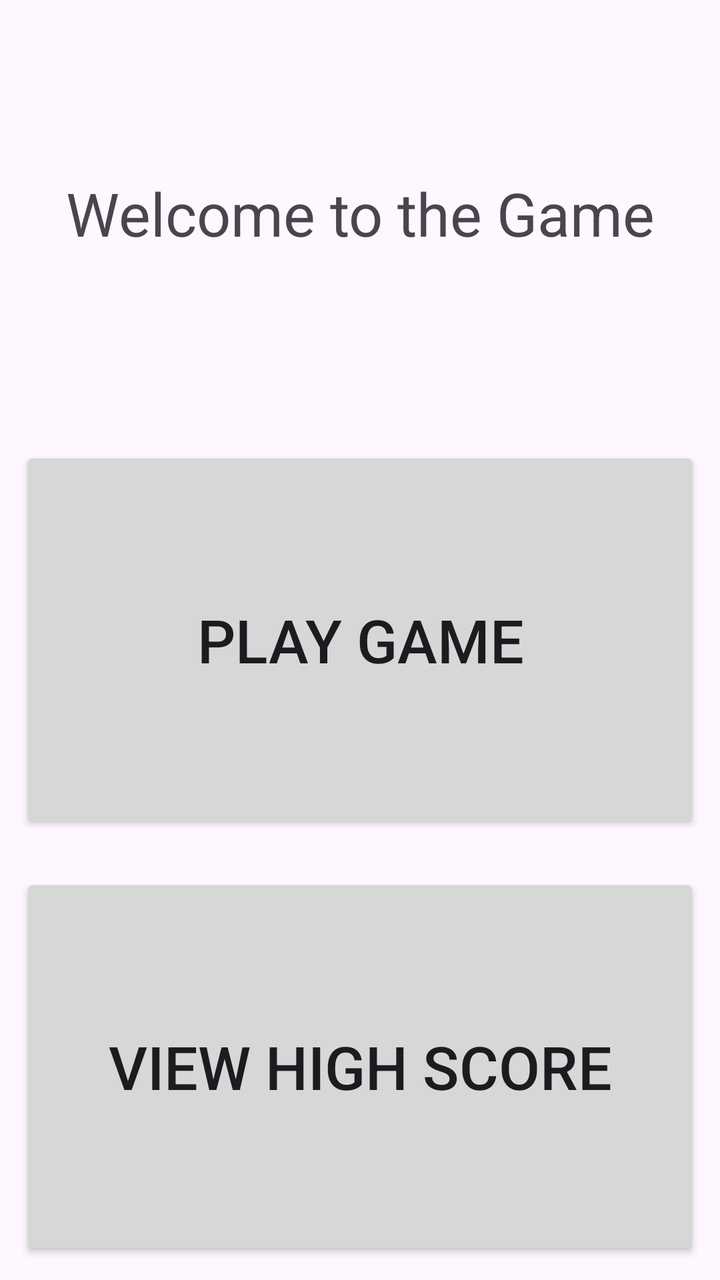
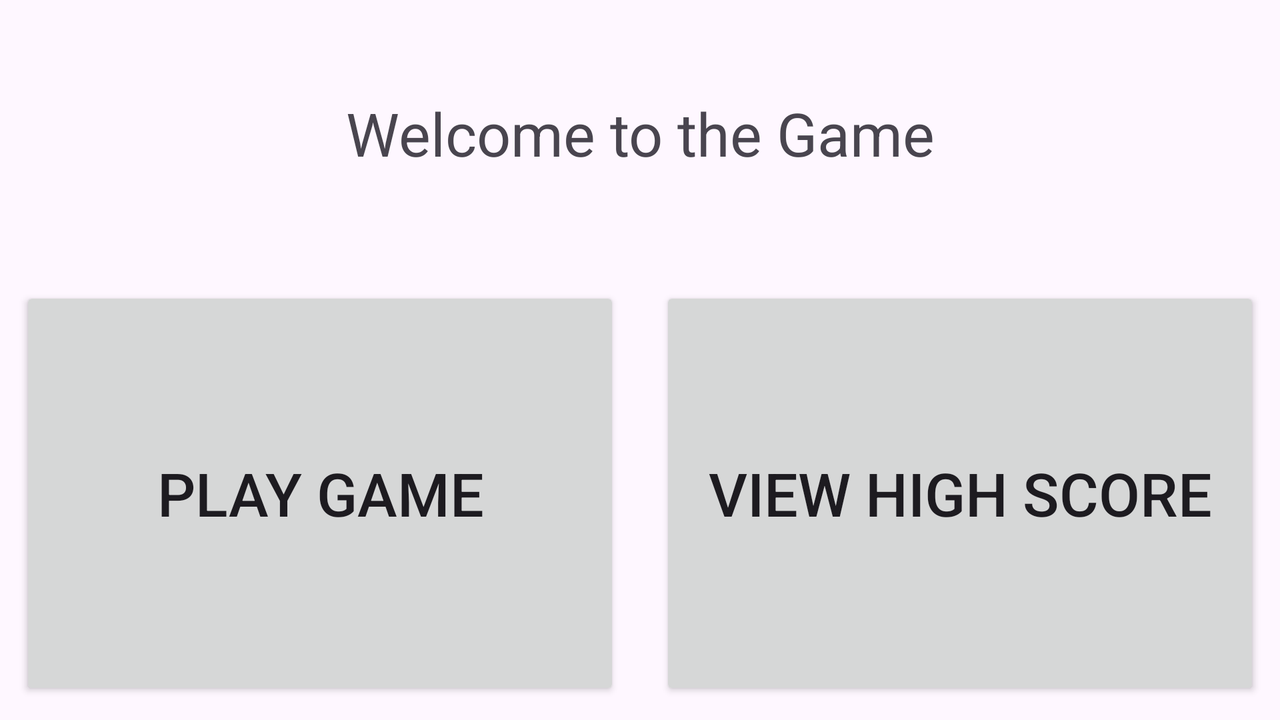

One screen, two layout resources from the same app: the default and the author's alternative for another configuration. Each is rendered where Android would select it; the XML of both is given below.
<!-- AndroidManifest.xml: application theme Theme.MidtermGame -->
<!-- res/layout/fragment_main.xml -->
<?xml version="1.0" encoding="utf-8"?>
<LinearLayout xmlns:android="http://schemas.android.com/apk/res/android"
    xmlns:tools="http://schemas.android.com/tools"
    android:layout_width="match_parent"
    android:layout_height="match_parent"
    xmlns:app="http://schemas.android.com/apk/res-auto"
    android:orientation="vertical"
    tools:context=".MainFragment">

    <TextView
        android:id="@+id/HomeText"
        android:layout_width="match_parent"
        android:layout_height="0dp"
        android:layout_weight="1"
        android:gravity="center"
        android:text="Welcome to the Game"
        android:textSize="30sp"
        android:layout_margin="10dp"/>

    <Button
        android:id="@+id/PlayButton"
        android:layout_width="match_parent"
        android:layout_height="0dp"
        android:layout_weight="1"
        android:layout_margin="10dp"
        android:text="Play Game"
        android:textSize="30sp"
        app:cornerRadius="10dp"/>

    <Button
        android:id="@+id/ViewHighScoreButton"
        android:layout_width="match_parent"
        android:layout_height="0dp"
        android:layout_weight="1"
        android:layout_margin="10dp"
        android:text="View High Score"
        android:textSize="30sp"
        app:cornerRadius="10dp"/>

</LinearLayout>
<!-- resources referenced by this layout -->
<resources>
  <style name="Theme.MidtermGame" parent="Base.Theme.MidtermGame" />
  <style name="Base.Theme.MidtermGame" parent="Theme.Material3.DayNight.NoActionBar">
          
          
      </style>
</resources>
<!-- res/layout-land/fragment_main.xml (the author's variant of the layout above) -->
<!-- drawn on the phone turned sideways -->
<?xml version="1.0" encoding="utf-8"?>
<LinearLayout xmlns:android="http://schemas.android.com/apk/res/android"
    xmlns:tools="http://schemas.android.com/tools"
    android:layout_width="match_parent"
    android:layout_height="match_parent"
    xmlns:app="http://schemas.android.com/apk/res-auto"
    android:orientation="vertical"
    tools:context=".MainFragment">

    <TextView
        android:layout_width="match_parent"
        android:layout_height="0dp"
        android:layout_weight="1"
        android:gravity="center"
        android:text="Welcome to the Game"
        android:textSize="30sp"
        android:layout_margin="10dp"/>

    <LinearLayout
        android:layout_width="match_parent"
        android:layout_height="0dp"
        android:layout_weight="2">

        <Button
            android:layout_width="match_parent"
            android:layout_height="match_parent"
            android:layout_weight="1"
            android:layout_margin="10dp"
            android:text="Play Game"
            android:textSize="30sp"
            app:cornerRadius="10dp"/>

        <Button
            android:layout_width="match_parent"
            android:layout_height="match_parent"
            android:layout_weight="1"
            android:layout_margin="10dp"
            android:text="View High Score"
            android:textSize="30sp"
            app:cornerRadius="10dp"/>

    </LinearLayout>

</LinearLayout>
